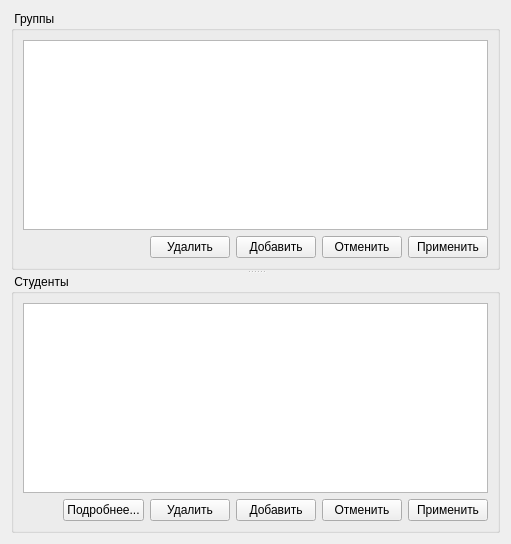
       <widget class="QWidget" name="groupsPage">
        <layout class="QHBoxLayout" name="horizontalLayout_10">
         <item>
          <widget class="QSplitter" name="splitter_2">
           <property name="orientation">
            <enum>Qt::Vertical</enum>
           </property>
           <widget class="QGroupBox" name="groupBox_5">
            <property name="title">
             <string> Группы </string>
            </property>
            <layout class="QVBoxLayout" name="verticalLayout">
             <item>
              <widget class="QTableView" name="groupsTableView"/>
             </item>
             <item>
              <layout class="QHBoxLayout" name="horizontalLayout_2">
               <item>
                <spacer name="horizontalSpacer">
                 <property name="orientation">
                  <enum>Qt::Horizontal</enum>
                 </property>
                 <property name="sizeHint" stdset="0">
                  <size>
                   <width>40</width>
                   <height>20</height>
                  </size>
                 </property>
                </spacer>
               </item>
               <item>
                <widget class="QPushButton" name="deleteGroupButton">
                 <property name="text">
                  <string>Удалить</string>
                 </property>
                </widget>
               </item>
               <item>
                <widget class="QPushButton" name="addGroupButton">
                 <property name="text">
                  <string>Добавить</string>
                 </property>
                </widget>
               </item>
               <item>
                <widget class="QPushButton" name="cancelGroupsButton">
                 <property name="text">
                  <string>Отменить</string>
                 </property>
                </widget>
               </item>
               <item>
                <widget class="QPushButton" name="applyGroupsButton">
                 <property name="text">
                  <string>Применить</string>
                 </property>
                </widget>
               </item>
              </layout>
             </item>
            </layout>
           </widget>
           <widget class="QGroupBox" name="groupBox_7">
            <property name="title">
             <string> Студенты</string>
            </property>
            <layout class="QVBoxLayout" name="verticalLayout_2">
             <item>
              <widget class="QTableView" name="studentsTableView"/>
             </item>
             <item>
              <layout class="QHBoxLayout" name="horizontalLayout_3">
               <item>
                <spacer name="horizontalSpacer_2">
                 <property name="orientation">
                  <enum>Qt::Horizontal</enum>
                 </property>
                 <property name="sizeHint" stdset="0">
                  <size>
                   <width>40</width>
                   <height>20</height>
                  </size>
                 </property>
                </spacer>
               </item>
               <item>
                <widget class="QPushButton" name="showStudentInfoButton">
                 <property name="text">
                  <string>Подробнее...</string>
                 </property>
                </widget>
               </item>
               <item>
                <widget class="QPushButton" name="deleteStudentButton">
                 <property name="text">
                  <string>Удалить</string>
                 </property>
                </widget>
               </item>
               <item>
                <widget class="QPushButton" name="addStudentButton">
                 <property name="text">
                  <string>Добавить</string>
                 </property>
                </widget>
               </item>
               <item>
                <widget class="QPushButton" name="cancelStudentsButton">
                 <property name="text">
                  <string>Отменить</string>
                 </property>
                </widget>
               </item>
               <item>
                <widget class="QPushButton" name="applyStudentsButton">
                 <property name="text">
                  <string>Применить</string>
                 </property>
                </widget>
               </item>
              </layout>
             </item>
            </layout>
           </widget>
          </widget>
         </item>
        </layout>
       </widget>
